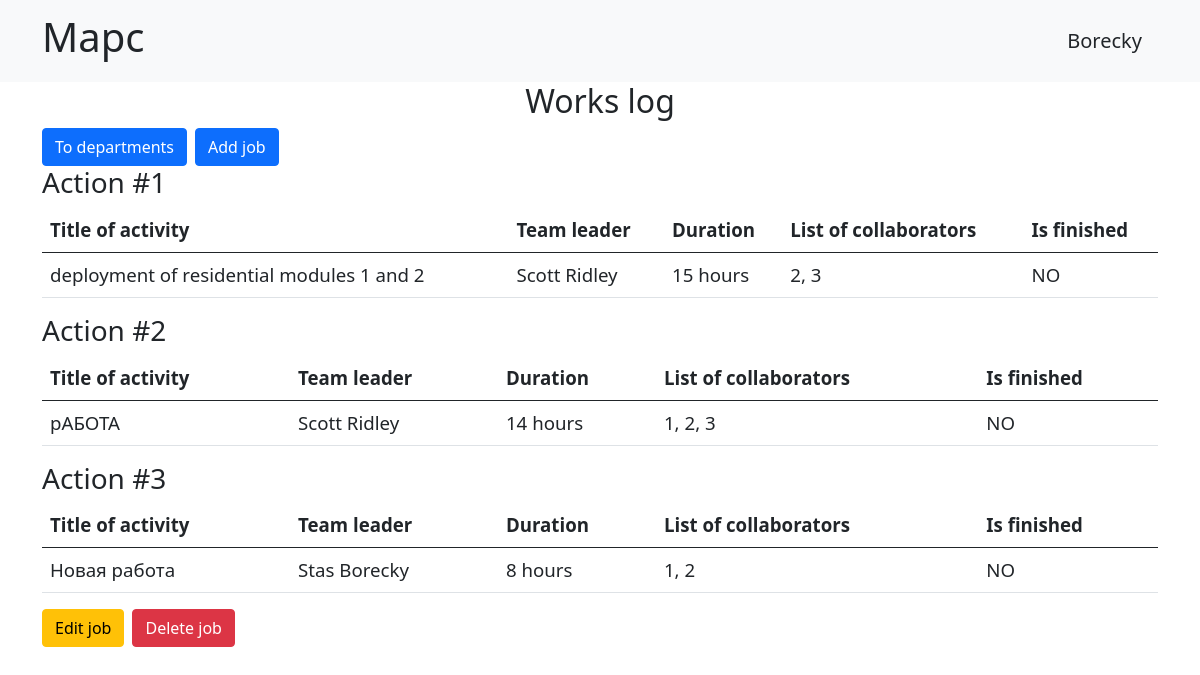
Page /jobs/ (signed in) on the committed database.
### data/users.py (models this page shows, shortened)
class User(SqlAlchemyBase, UserMixin):
    __tablename__ = 'users'
    id = sqlalchemy.Column(
        sqlalchemy.Integer, primary_key=True, autoincrement=True
    )
    surname = sqlalchemy.Column(sqlalchemy.String)
    name = sqlalchemy.Column(sqlalchemy.String)
    age = sqlalchemy.Column(sqlalchemy.Integer)
    position = sqlalchemy.Column(sqlalchemy.String)
    speciality = sqlalchemy.Column(sqlalchemy.String)
    address = sqlalchemy.Column(sqlalchemy.String)
    email = sqlalchemy.Column(sqlalchemy.String, unique=True)
    hashed_password = sqlalchemy.Column(sqlalchemy.String)
    modified_date = sqlalchemy.Column(
        sqlalchemy.DateTime, default=datetime.datetime.now
    )
    jobs = sqlalchemy.orm.relationship('Jobs', back_populates='user')
    department = sqlalchemy.orm.relationship(
        'Department', back_populates='user'
    )

### data/jobs.py (models this page shows)
class Jobs(SqlAlchemyBase):
    __tablename__ = 'jobs'
    id = sqlalchemy.Column(
        sqlalchemy.Integer, primary_key=True, autoincrement=True
    )
    job = sqlalchemy.Column(sqlalchemy.String)
    work_size = sqlalchemy.Column(sqlalchemy.Integer)
    collaborators = sqlalchemy.Column(sqlalchemy.String)
    start_date = sqlalchemy.Column(
        sqlalchemy.DateTime, default=datetime.datetime.now
    )
    end_date = sqlalchemy.Column(
        sqlalchemy.DateTime, default=datetime.datetime.now
    )
    is_finished = sqlalchemy.Column(sqlalchemy.Boolean)
    team_leader = sqlalchemy.Column(
        sqlalchemy.Integer, sqlalchemy.ForeignKey('users.id')
    )
    user = sqlalchemy.orm.relationship('User')

### main.py (the view)
@app.route('/jobs/')
def jobs() -> str:
    db_sess = db_session.create_session()
    jobs = db_sess.query(
        User.surname,
        User.name,
        Jobs.job,
        Jobs.work_size,
        Jobs.collaborators,
        Jobs.is_finished,
        Jobs.team_leader,
        Jobs.id
    ).filter(User.id == Jobs.team_leader)
    db_sess.close()
    try:
        user_id = current_user.id
    except AttributeError:
        user_id = -1
    return render_template('jobs.html', jobs=jobs, user_id=user_id)

### data/db_session.py (called while the page is built)
def create_session() -> sqlalchemy.orm.Session:
    global __factory
    return __factory()

### main.py (called while the page is built)
@login_manager.user_loader
def load_user(user_id):
    db_sess = db_session.create_session()
    user = db_sess.query(User).filter(User.id == user_id).first()
    db_sess.query(User).get(user_id)
    return user

### templates/jobs.html
{% extends 'base.html' %}
{% block content %}
  <h2 class="text-center">Works log</h2>
  <div class="d-flex gap-2">
    <a class="btn btn-primary" href="/departments/">To departments</a>
    <a class="btn btn-primary" href="/jobs/add/">Add job</a>
  </div>
  {% for item in jobs %}
    <div>
      <h3>Action #{{ item.id }}</h2>
      <table class="table">
        <thead>
          <tr>
            <th scope="col">Title of activity</th>
            <th scope="col">Team leader</th>
            <th scope="col">Duration</th>
            <th scope="col">List of collaborators</th>
            <th scope="col">Is finished</th>
          </tr>
        </thead>
        <tbody>
          <tr>
            <td>{{ item.job }}</td>
            <td>{{ item.surname }} {{ item.name }}</td>
            <td>{{ item.work_size }} hours</td>
            <td>{{ item.collaborators }}</td>
            <td>{% if item.is_finished %}YES{% else %}NO{%endif%}</td>
          </tr>
        </tbody>
      </table>
      {% if user_id in [1, item.team_leader] %}
        <div class="d-flex gap-2">
          <a class="btn btn-warning" href="/jobs/edit/{{ item.id }}/">Edit job</a>
          <a class="btn btn-danger" href="/jobs/delete/{{ item.id }}/">Delete job</a>
        </div>
      {% endif %}
    </div>
  {% endfor %}
{% endblock %}

### templates/base.html (shortened to what this page needs)
<!DOCTYPE html>
<html lang="en">
<head>
    <link rel="stylesheet"
        href="https://cdn.jsdelivr.net/npm/bootstrap@5.0.0-beta1/dist/css/bootstrap.min.css"
>
    <link rel="stylesheet"
        href="/static/css/answer.css">
</head>
<body style="font-size: 14pt;">
    <header>
        <nav class="navbar navbar-dark bg-light">
            <div class="container">
                <a class="navbar-brand text-dark"><h1>Марс</h1></a>
                {% if current_user.is_authenticated %}
                    <a class="navbar-brand text-dark" href="/logout/">{{ current_user.name }}</a>
                {% else %}
                    <p>
                        <a class="btn btn-primary " href="/register/">Зарегистрироваться</a>
                        <a class="btn btn-success" href="/login/">Войти</a>
                    </p>
                {% endif %}
            </div>
        </nav>
    </header>
    <main role="main" style="margin-left: 0; ">
        <div class="container">
            {% block content %}{% endblock %}
        </div>
    </main>
</body>
</html>

### rows in the picture
User: name "Borecky"
Jobs: id "1", job "deployment of residential modules 1 and 2", surname "Scott", name "Ridley", work_size "15", collaborators "2, 3"
Jobs: id "2", job "рАБОТА", surname "Scott", name "Ridley", work_size "14", collaborators "1, 2, 3"
Jobs: id "3", job "Новая работа", surname "Stas", name "Borecky", work_size "8", collaborators "1, 2"
